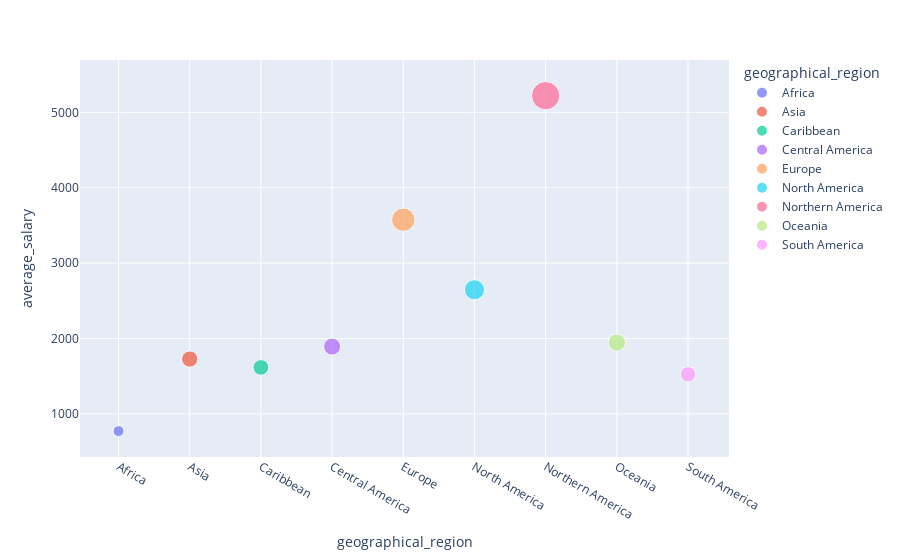

The cell this chart's notebook holds for it:
### Markdown cell above
### Is there a correlation between geographical region and average salaries?

### Code cell
fig = px.scatter(region_salary, x="geographical_region", y="average_salary", color="geographical_region", size="average_salary", an)
fig.show()

### Figure 1 — Plotly figure (JSON) as saved in the notebook; plotly's stock layout.template omitted (floating-point values rounded to 4 significant figures)
{"data": [{"hovertemplate": "geographical_region=%{x}<br>average_salary=%{marker.size}<extra></extra>", "legendgroup": "Africa", "marker": {"color": "#636efa", "size": [772.7], "sizemode": "area", "sizeref": 13.05, "symbol": "circle"}, "mode": "markers", "name": "Africa", "orientation": "v", "showlegend": true, "type": "scatter", "x": ["Africa"], "xaxis": "x", "y": [772.7], "yaxis": "y"}, {"hovertemplate": "geographical_region=%{x}<br>average_salary=%{marker.size}<extra></extra>", "legendgroup": "Asia", "marker": {"color": "#EF553B", "size": [1728.0], "sizemode": "area", "sizeref": 13.05, "symbol": "circle"}, "mode": "markers", "name": "Asia", "orientation": "v", "showlegend": true, "type": "scatter", "x": ["Asia"], "xaxis": "x", "y": [1728.0], "yaxis": "y"}, {"hovertemplate": "geographical_region=%{x}<br>average_salary=%{marker.size}<extra></extra>", "legendgroup": "Caribbean", "marker": {"color": "#00cc96", "size": [1617.0], "sizemode": "area", "sizeref": 13.05, "symbol": "circle"}, "mode": "markers", "name": "Caribbean", "orientation": "v", "showlegend": true, "type": "scatter", "x": ["Caribbean"], "xaxis": "x", "y": [1617.0], "yaxis": "y"}, {"hovertemplate": "geographical_region=%{x}<br>average_salary=%{marker.size}<extra></extra>", "legendgroup": "Central America", "marker": {"color": "#ab63fa", "size": [1893.0], "sizemode": "area", "sizeref": 13.05, "symbol": "circle"}, "mode": "markers", "name": "Central America", "orientation": "v", "showlegend": true, "type": "scatter", "x": ["Central America"], "xaxis": "x", "y": [1893.0], "yaxis": "y"}, {"hovertemplate": "geographical_region=%{x}<br>average_salary=%{marker.size}<extra></extra>", "legendgroup": "Europe", "marker": {"color": "#FFA15A", "size": [3576.0], "sizemode": "area", "sizeref": 13.05, "symbol": "circle"}, "mode": "markers", "name": "Europe", "orientation": "v", "showlegend": true, "type": "scatter", "x": ["Europe"], "xaxis": "x", "y": [3576.0], "yaxis": "y"}, {"hovertemplate": "geographical_region=%{x}<br>average_salary=%{marker.size}<extra></extra>", "legendgroup": "North America", "marker": {"color": "#19d3f3", "size": [2647.0], "sizemode": "area", "sizeref": 13.05, "symbol": "circle"}, "mode": "markers", "name": "North America", "orientation": "v", "showlegend": true, "type": "scatter", "x": ["North America"], "xaxis": "x", "y": [2647.0], "yaxis": "y"}, {"hovertemplate": "geographical_region=%{x}<br>average_salary=%{marker.size}<extra></extra>", "legendgroup": "Northern America", "marker": {"color": "#FF6692", "size": [5222.0], "sizemode": "area", "sizeref": 13.05, "symbol": "circle"}, "mode": "markers", "name": "Northern America", "orientation": "v", "showlegend": true, "type": "scatter", "x": ["Northern America"], "xaxis": "x", "y": [5222.0], "yaxis": "y"}, {"hovertemplate": "geographical_region=%{x}<br>average_salary=%{marker.size}<extra></extra>", "legendgroup": "Oceania", "marker": {"color": "#B6E880", "size": [1946.0], "sizemode": "area", "sizeref": 13.05, "symbol": "circle"}, "mode": "markers", "name": "Oceania", "orientation": "v", "showlegend": true, "type": "scatter", "x": ["Oceania"], "xaxis": "x", "y": [1946.0], "yaxis": "y"}, {"hovertemplate": "geographical_region=%{x}<br>average_salary=%{marker.size}<extra></extra>", "legendgroup": "South America", "marker": {"color": "#FF97FF", "size": [1526.0], "sizemode": "area", "sizeref": 13.05, "symbol": "circle"}, "mode": "markers", "name": "South America", "orientation": "v", "showlegend": true, "type": "scatter", "x": ["South America"], "xaxis": "x", "y": [1526.0], "yaxis": "y"}], "layout": {"legend": {"itemsizing": "constant", "title": {"text": "geographical_region"}, "tracegroupgap": 0}, "margin": {"t": 60}, "xaxis": {"anchor": "y", "categoryarray": ["Africa", "Asia", "Caribbean", "Central America", "Europe", "North America", "Northern America", "Oceania", "South America"], "categoryorder": "array", "domain": [0, 1], "title": {"text": "geographical_region"}}, "yaxis": {"anchor": "x", "domain": [0, 1], "title": {"text": "average_salary"}}}}
